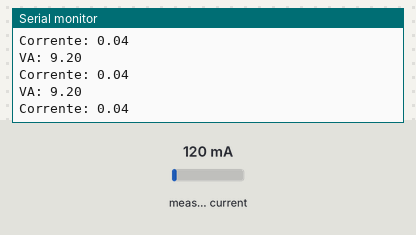
This sketch was run on a simulated Arduino Nano, built with avr-gcc and run on an emulated ATmega328P. On the bench: the last lines printed to the serial monitor. The inputs (shaded band) are chosen by the test bench; at power-on: measured current 120 mA.

Above: at 1.2 s.
1.3 s: measured current set to 40 mA
At 1.58 s:
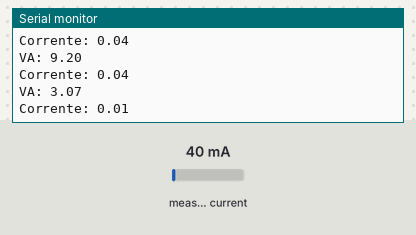
2.8 s: measured current set to 500 mA
At 2.84 s:
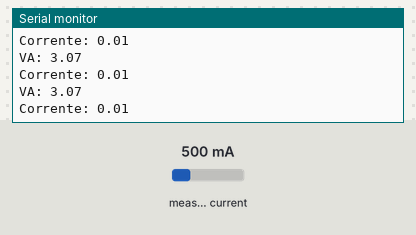
Timing chart, 0 to 5.8 s (numbered marks = the images above; inputs shaded):
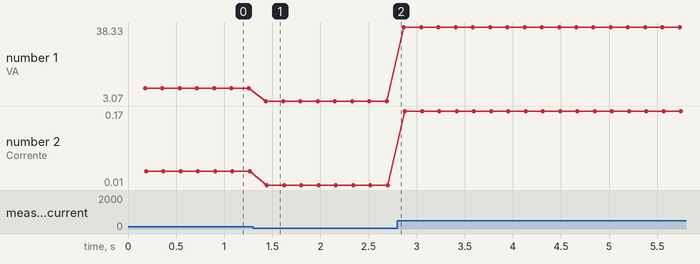

Measured:
- after the input at 1.3 s, the serial monitor: prints a new line after 0.13 s (image 1)
- plotted number 1: 9.2 → 3.07 after the input at 1.3 s, 3.07 → 38.33 after the input at 2.8 s
- plotted number 2: 0.04 → 0.01 after the input at 1.3 s, 0.01 → 0.17 after the input at 2.8 s

The sketch:

current_only_arduino.ino
```cpp
// (licence header left out)
#include "EmonLib.h"                   // Include Emon Library
EnergyMonitor emon1;                   // Create an instance
int pino_sct = A7;
void setup()
{
  Serial.begin(9600);

  emon1.current(pino_sct, 42.5);             // Current: input pin, calibration.
  //Pino, calibracao - Cur Const= Ratio/BurdenR. 2000/47 = 42.5
}

void loop()
{
  double Irms = emon1.calcIrms(1480);  // Calculate Irms only

  Serial.print("VA: ");	       // Apparent power
  Serial.println((Irms/3)*230.0);
  Serial.print("Corrente: ");		       // Irms
  Serial.println(Irms/3);
}
```
